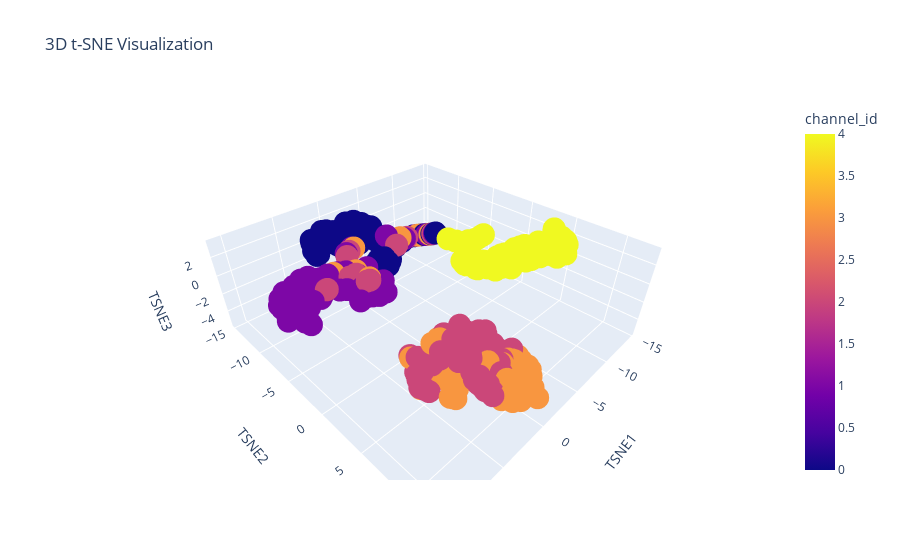

Source (notebook cell):
### Markdown cell above
# T-SNE Dimension Reduction

### Code cell
import pandas as pd
from sklearn.preprocessing import StandardScaler
from sklearn.manifold import TSNE
import plotly.express as px

# Load data
spk_data = "D:\\code\\uom_explore\\data_science\\cleaned_df.csv"
data = pd.read_csv(spk_data)

# Save the channel_id column before dropping it
channel_id = data['channel_id']

# Drop columns not needed for t-SNE
data = data.drop(columns=['channel_id'])

# Standardize data
scaler = StandardScaler()
data_scaled = scaler.fit_transform(data)

# Apply t-SNE
tsne = TSNE(n_components=3, random_state=42)
data_tsne = tsne.fit_transform(data_scaled)
data_tsne = pd.DataFrame(data_tsne, columns=['TSNE1', 'TSNE2', 'TSNE3'])

# Add channel_id back
data_tsne['channel_id'] = channel_id

# Interactive 3D plot with Plotly
fig = px.scatter_3d(data_tsne, x='TSNE1', y='TSNE2', z='TSNE3', color='channel_id', title="3D t-SNE Visualization")
fig.show()

### Figure 1 — Plotly figure (JSON) as saved in the notebook; plotly's stock layout.template omitted (floating-point values rounded to 4 significant figures; data arrays with more than 128 entries replaced by an {"elided": "..."} marker saying what was removed)
{"data": [{"hovertemplate": "TSNE1=%{x}<br>TSNE2=%{y}<br>TSNE3=%{z}<br>channel_id=%{marker.color}<extra></extra>", "legendgroup": "", "marker": {"color": {"elided": "500 int values"}, "coloraxis": "coloraxis", "symbol": "circle"}, "mode": "markers", "name": "", "scene": "scene", "showlegend": false, "type": "scatter3d", "x": {"elided": "500 float values"}, "y": {"elided": "500 float values"}, "z": {"elided": "500 float values"}}], "layout": {"coloraxis": {"colorbar": {"title": {"text": "channel_id"}}, "colorscale": [[0, "#0d0887"], [0.1111, "#46039f"], [0.2222, "#7201a8"], [0.3333, "#9c179e"], [0.4444, "#bd3786"], [0.5556, "#d8576b"], [0.6667, "#ed7953"], [0.7778, "#fb9f3a"], [0.8889, "#fdca26"], [1, "#f0f921"]]}, "legend": {"tracegroupgap": 0}, "scene": {"domain": {"x": [0, 1], "y": [0, 1]}, "xaxis": {"title": {"text": "TSNE1"}}, "yaxis": {"title": {"text": "TSNE2"}}, "zaxis": {"title": {"text": "TSNE3"}}}, "title": {"text": "3D t-SNE Visualization"}}}
